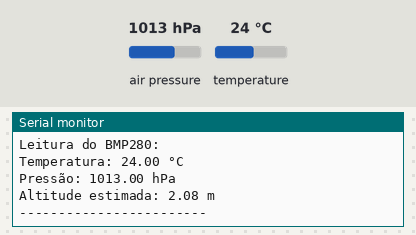
A sketch run on a simulated Arduino Uno, built with avr-gcc and run on an emulated ATmega328P. Parts: the last lines printed to the serial monitor. Inputs (shaded band) come from the test bench; at power-on: air pressure 1013 hPa, temperature 24 °C.

Above: at 2.2 s.
2.3 s: air pressure set to 952 hPa
At 3.6 s:
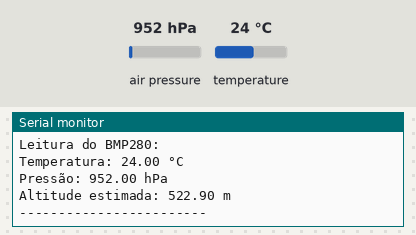
4.6 s: temperature set to 12 °C
6.9 s: air pressure set to 975 hPa
At 8.5 s:
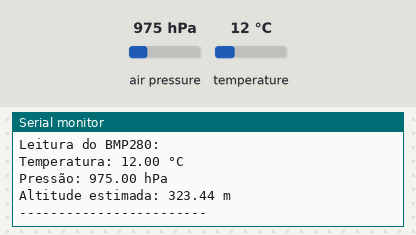
Timing chart, 0 to 10.0 s (numbered marks = the images above; inputs shaded):
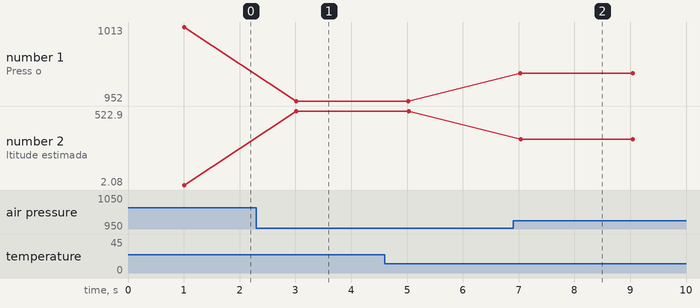

The sketch:

TesteBMP280.ino
```cpp
#include <Wire.h>
#include <Adafruit_Sensor.h>
#include <Adafruit_BMP280.h>

// Cria o objeto BMP280
Adafruit_BMP280 bmp; // usa I2C

void setup() {
  Serial.begin(115200);
  delay(1000);

  // Inicia o BMP280 no endereço padrão 0x76
  if (!bmp.begin(0x77)) {
    Serial.println("Erro ao encontrar o BMP280! Verifique as conexões.");
    while (1);
  }

  Serial.println("BMP280 iniciado com sucesso!");
}

void loop() {
  float temperatura = bmp.readTemperature();
  float pressao = bmp.readPressure() / 100.0F; // Converte Pa para hPa
  float altitude = bmp.readAltitude(1013.25);  // 1013.25 = pressão ao nível do mar (ajuste conforme necessário)

  Serial.println("Leitura do BMP280:");
  Serial.print("Temperatura: ");
  Serial.print(temperatura);
  Serial.println(" °C");

  Serial.print("Pressão: ");
  Serial.print(pressao);
  Serial.println(" hPa");

  Serial.print("Altitude estimada: ");
  Serial.print(altitude);
  Serial.println(" m");

  Serial.println("------------------------");
  delay(2000);
}
```

Measured:
- after the input at 2.3 s, the serial monitor: prints a new line after 0.72 s (image 1)
- after the input at 6.9 s, the serial monitor: prints a new line after 0.13 s (image 2)
- plotted number 1: 1013 → 952 after the input at 2.3 s, 952 → 975 after the input at 6.9 s
- plotted number 2: 2.08 → 522.9 after the input at 2.3 s, 522.9 → 323.44 after the input at 6.9 s
